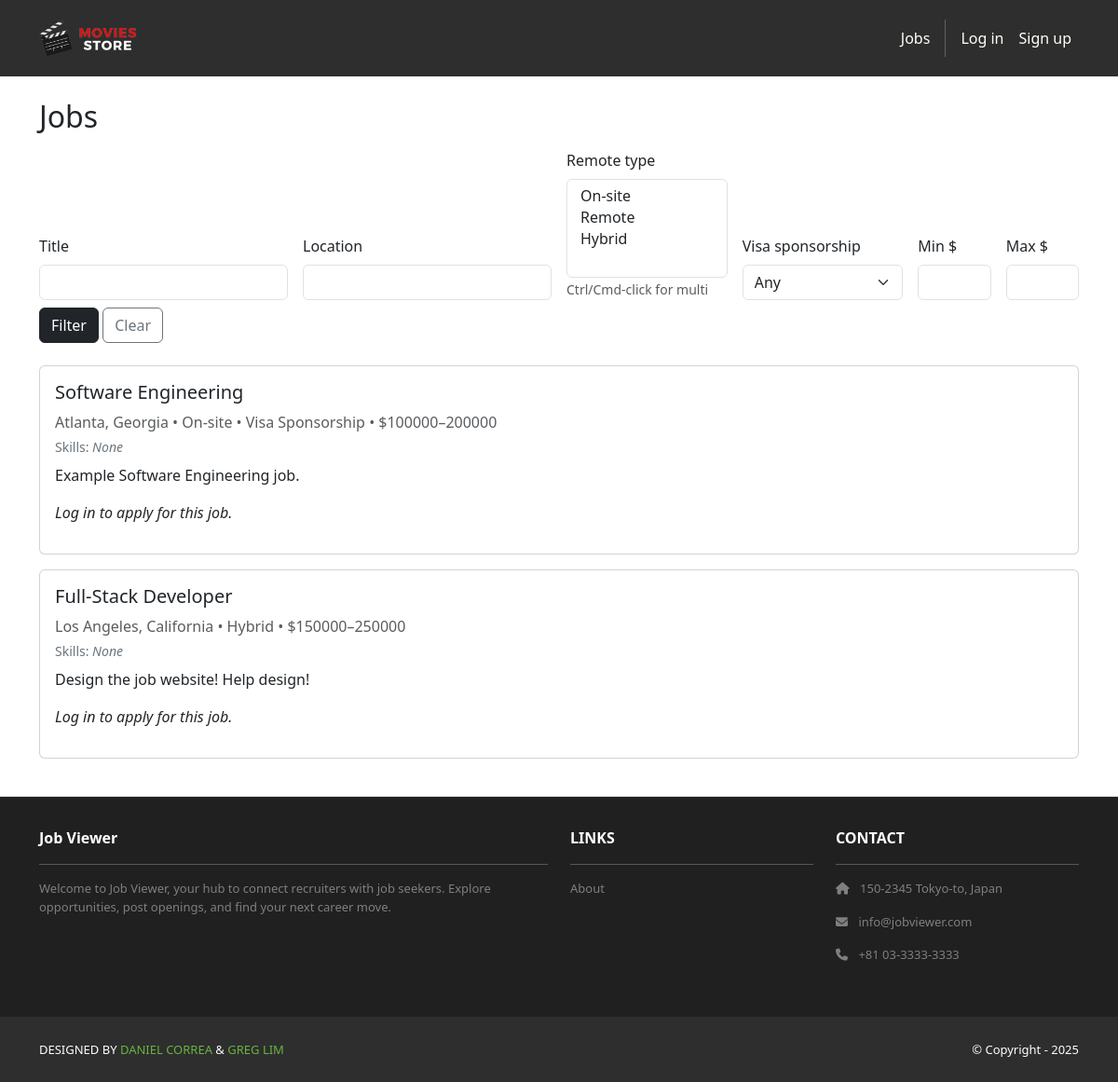
Screenshot of /jobs/ with the database file from the repository.
### jobs/models.py (models this page shows)
class Job(models.Model):
    class RemoteType(models.TextChoices):
        ONSITE = "ONSITE", "On-site"
        REMOTE = "REMOTE", "Remote"
        HYBRID = "HYBRID", "Hybrid"
    title = models.CharField(max_length=200, db_index=True)
    description = models.TextField()
    location = models.CharField(max_length=200, db_index=True)
    remote_type = models.CharField(max_length=6, choices=RemoteType.choices)
    salary_min = models.PositiveIntegerField(null=True, blank=True)
    salary_max = models.PositiveIntegerField(null=True, blank=True)
    visa_sponsorship = models.BooleanField(default=False)
    skills = models.ManyToManyField(Skill, blank=True, related_name="jobs")
    created_by = models.ForeignKey(
        settings.AUTH_USER_MODEL,
        on_delete=models.CASCADE,
        related_name="jobs",
        limit_choices_to={"role": "RECRUITER"},
    )
    created_at = models.DateTimeField(auto_now_add=True)

### jobs/views.py (the view)
# urls.py: path("", views.job_list, name="jobs.list"),
def job_list(request):
    qs = Job.objects.all().select_related("created_by").prefetch_related("skills")
    f = JobFilter(request.GET, queryset=qs)
    selected_remote_types = request.GET.getlist("remote_type")
    applied_jobs = []
    if request.user.is_authenticated:
        applied_jobs = Application.objects.filter(user=request.user).values_list('job_id', flat=True)
    return render(request, "jobs/list.html", {
        "filter": f,
        "jobs": f.qs,
        "selected_remote_types": selected_remote_types,
        "applied_jobs": applied_jobs,
    })

### jobs/templates/jobs/list.html (shortened to what this page needs)
{% extends "base.html" %}
{% load static %}
{% block content %}
<div class="container py-4">
  <h2 class="mb-3">Jobs</h2>
  <form method="get" class="row gy-2 gx-3 align-items-end mb-4">
    <div class="col-sm-3">
      <label class="form-label">Title</label>
      <input class="form-control" type="text" name="title" value="{{ request.GET.title|default_if_none:'' }}">
    </div>
    <div class="col-sm-3">
      <label class="form-label">Location</label>
      <input class="form-control" type="text" name="location" value="{{ request.GET.location|default_if_none:'' }}">
    </div>
    <div class="col-sm-2">
      <label class="form-label">Remote type</label>
      <select class="form-select" name="remote_type" multiple>
        {% for val,label in filter.form.remote_type.field.choices %}
          <option value="{{ val }}" {% if val in selected_remote_types %}selected{% endif %}>{{ label }}</option>
        {% endfor %}
      </select>
      <small class="text-muted">Ctrl/Cmd-click for multi</small>
    </div>
    <div class="col-sm-2">
      <label class="form-label">Visa sponsorship</label>
      <select class="form-select" name="visa_sponsorship">
        <option value="">Any</option>
      </select>
    </div>
    <div class="col-sm-1">
      <label class="form-label">Min $</label>
      <input class="form-control" type="number" name="salary_min" value="{{ request.GET.salary_min|default_if_none:'' }}">
    </div>
    <div class="col-sm-1">
      <label class="form-label">Max $</label>
      <input class="form-control" type="number" name="salary_max" value="{{ request.GET.salary_max|default_if_none:'' }}">
    </div>
    <div class="col-12 mt-2">
      <button class="btn btn-dark">Filter</button>
      <a href="{% url 'jobs.list' %}" class="btn btn-outline-secondary">Clear</a>
    </div>
  </form>
  {% for job in jobs %}
    <div class="card mb-3">
      <div class="card-body">
        <h5 class="card-title">{{ job.title }}</h5>
        <div class="text-muted mb-1">
          {{ job.location }} • {{ job.get_remote_type_display }}
          {% if job.visa_sponsorship %} • Visa Sponsorship{% endif %}
          {% if job.salary_min or job.salary_max %}
            • ${{ job.salary_min|default:"?" }}–{{ job.salary_max|default:"?" }}
          {% endif %}
        </div>
        <div class="small text-secondary mb-2">
          Skills:
          {% for s in job.skills.all %}
            <span class="badge text-bg-light me-1">{{ s.name }}</span>
          {% empty %}
            <em>None</em>
          {% endfor %}
        </div>
        <p class="card-text">{{ job.description|truncatewords:40 }}</p>
        {% if user.is_authenticated %}
           {% if job.id in applied_jobs %}
           <button type="button" class="btn btn-secondary" disabled>
               Pending
           </button>
          {% else %}
           <button type="button" class="btn btn-success" data-bs-toggle="modal" data-bs-target="#applyModal{{ job.id }}">
               Apply
           </button>
           {% endif %}
           <div class="modal fade" id="applyModal{{ job.id }}" tabindex="-1" aria-hidden="true">            <div class="modal-dialog">
              <div class="modal-content">
                <div class="modal-header">
                  <h5 class="modal-title">Apply for {{ job.title }}</h5>
                  <button type="button" class="btn-close" data-bs-dismiss="modal"></button>
                </div>
                <div class="modal-body">
                  <form method="POST" action="{% url 'apply_job' job.id %}">
                    {% csrf_token %}
                    <div class="mb-3">
                      <label for="message" class="form-label">Message to Employer</label>
                      <textarea class="form-control" id="message" name="message" rows="4" required></textarea>
                    </div>
                    <button type="submit" class="btn btn-primary">Send Application</button>
                  </form>
                </div>
              </div>
            </div>
          </div>
         {% else %}
           <p><em>Log in to apply for this job.</em></p>
         {% endif %}
      </div>
    </div>
  {% empty %}
    <p>No jobs match your filters.</p>
  {% endfor %}
</div>
{% endblock %}

### moviesstore/templates/base.html (shortened to what this page needs)
<!DOCTYPE html>
<html>
  {% load static %}
  <head>
    <link href="https://cdn.jsdelivr.net/npm/bootstrap@5.3.3/dist/css/bootstrap.min.css"
          rel="stylesheet">
    <link rel="stylesheet"
          href="https://cdnjs.cloudflare.com/ajax/libs/font-awesome/6.1.1/css/all.min.css">
    <link rel="stylesheet" type="text/css" href="{% static 'css/style.css' %}">
  </head>
  <body class="d-flex flex-column min-vh-100">
    <nav class="p-3 navbar navbar-dark bg-dark navbar-expand-lg">
      <div class="container">
        <a class="navbar-brand" href="{% url 'home.index' %}">
          <img src="{% static 'img/logo.png' %}" alt="logo" height="40" />
        </a>
        <div class="collapse navbar-collapse" id="navbarNavAltMarkup">
          <div class="navbar-nav ms-auto navbar-ml">
            <a class="nav-link" href="{% url 'jobs.list' %}">Jobs</a>
            {% if user.is_authenticated %}
              <span class="nav-link disabled">Hi, {{ user.username }}</span>
              <a class="nav-link" href="{% url 'logout' %}">Sign out</a>
            {% else %}
              <a class="nav-link" href="{% url 'login' %}">Log in</a>
              <a class="nav-link" href="{% url 'signup.choice' %}">Sign up</a>
            {% endif %}
          </div>
        </div>
      </div>
    </nav>
    <div class="flex-grow-1">
      {% block content %}
      {% endblock content %}
    </div>
    <section class="p-3 ms-footer d-none d-md-block mt-auto py-3 border-top">
      <div class="container">
        <div class="row mt-3 text-white">
          <div class="col-md-6 col-lg-6 col-xl-6 mx-auto mb-4">
            <b>Job Viewer</b>
            <hr />
            <p>
              Welcome to Job Viewer, your hub to connect recruiters with job seekers.
              Explore opportunities, post openings, and find your next career move.
            </p>
          </div>
          <div class="col-md-3 col-lg-3 col-xl-3 mx-auto mb-4">
            <b>LINKS</b>
            <hr />
            <p><a class="nav-link" href="{% url 'home.about' %}">About</a></p>
          </div>
          <div class="col-md-3 col-lg-3 col-xl-3 mx-auto mb-4">
            <b>CONTACT</b>
            <hr />
            <p><i class="fas fa-home me-2"></i> 150-2345 Tokyo-to, Japan</p>
            <p><i class="fas fa-envelope me-2"></i> info@jobviewer.com</p>
            <p><i class="fas fa-phone me-2"></i> +81 03-3333-3333</p>
          </div>
        </div>
      </div>
    </section>
    <section class="p-3 ms-footer-bottom bg-dark">
      <div class="container d-flex justify-content-between">
        <div class="me-5 text-white">
          <span>DESIGNED BY
            <a href="https://www.x.com/danielgarax" target="_blank">DANIEL CORREA</a> &
            <a href="https://www.x.com/greglim81" target="_blank">GREG LIM</a>
          </span>
        </div>
        <div class="text-white">
          <span>© Copyright - 2025</span>
        </div>
      </div>
    </section>
  </body>
</html>

### moviesstore/static/css/style.css (style rules this page uses)
.navbar a.nav-link { color: #FFFEF6 !important; }
.bg-dark { background-color: #2E2E2E !important; }
.ms-footer { background-color: #202020; }
.ms-footer p { color: #7F7F7F; font-size: 13px; }
.ms-footer-bottom span { font-size: 13px; line-height: 38px; }
.ms-footer-bottom a { color: #6ab43e; text-decoration: none; }

### rows the page displays
Job: title "Software Engineering", location "Atlanta, Georgia", remote_type "On-site", visa_sponsorship "• Visa Sponsorship", salary_min "100000", salary_max "200000", description "Example Software Engineering job."
Job: title "Full-Stack Developer", location "Los Angeles, California", remote_type "Hybrid", salary_min "150000", salary_max "250000", description "Design the job website! Help design!"
